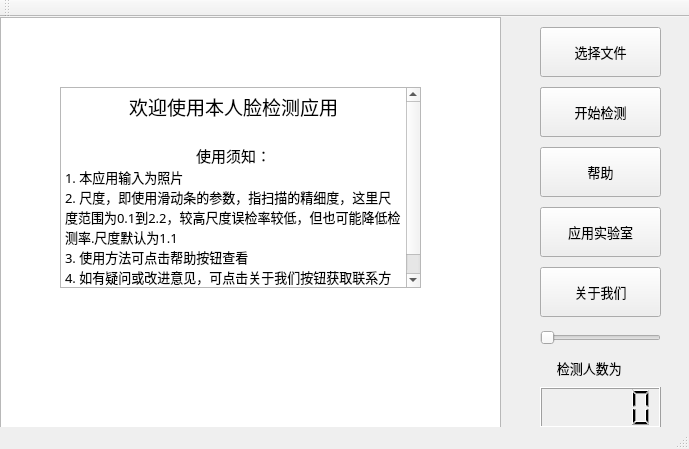
<?xml version="1.0" encoding="UTF-8"?>
<ui version="4.0">
 <class>MainWindow</class>
 <widget class="QMainWindow" name="MainWindow">
  <property name="geometry">
   <rect>
    <x>0</x>
    <y>0</y>
    <width>689</width>
    <height>449</height>
   </rect>
  </property>
  <property name="windowTitle">
   <string>人脸检测</string>
  </property>
  <widget class="QWidget" name="centralWidget">
   <widget class="QPushButton" name="choiceFile">
    <property name="geometry">
     <rect>
      <x>540</x>
      <y>10</y>
      <width>121</width>
      <height>50</height>
     </rect>
    </property>
    <property name="font">
     <font>
      <family>微软雅黑</family>
      <pointsize>10</pointsize>
     </font>
    </property>
    <property name="text">
     <string>选择文件</string>
    </property>
   </widget>
   <widget class="QWidget" name="gridLayoutWidget">
    <property name="geometry">
     <rect>
      <x>10</x>
      <y>0</y>
      <width>2</width>
      <height>2</height>
     </rect>
    </property>
    <layout class="QGridLayout" name="gridLayout"/>
   </widget>
   <widget class="QLCDNumber" name="countShow">
    <property name="geometry">
     <rect>
      <x>540</x>
      <y>370</y>
      <width>121</width>
      <height>41</height>
     </rect>
    </property>
   </widget>
   <widget class="QLabel" name="label">
    <property name="geometry">
     <rect>
      <x>540</x>
      <y>340</y>
      <width>121</width>
      <height>21</height>
     </rect>
    </property>
    <property name="font">
     <font>
      <family>微软雅黑</family>
      <pointsize>10</pointsize>
     </font>
    </property>
    <property name="text">
     <string>     检测人数为</string>
    </property>
   </widget>
   <widget class="Line" name="line">
    <property name="geometry">
     <rect>
      <x>390</x>
      <y>0</y>
      <width>20</width>
      <height>381</height>
     </rect>
    </property>
    <property name="orientation">
     <enum>Qt::Vertical</enum>
    </property>
   </widget>
   <widget class="QSlider" name="scale">
    <property name="geometry">
     <rect>
      <x>540</x>
      <y>310</y>
      <width>121</width>
      <height>22</height>
     </rect>
    </property>
    <property name="toolTip">
     <string>&lt;html&gt;&lt;head/&gt;&lt;body&gt;&lt;p&gt;选择尺度&lt;/p&gt;&lt;/body&gt;&lt;/html&gt;</string>
    </property>
    <property name="minimum">
     <number>1</number>
    </property>
    <property name="maximum">
     <number>2</number>
    </property>
    <property name="orientation">
     <enum>Qt::Horizontal</enum>
    </property>
   </widget>
   <widget class="QGraphicsView" name="imgShow">
    <property name="geometry">
     <rect>
      <x>0</x>
      <y>0</y>
      <width>501</width>
      <height>411</height>
     </rect>
    </property>
   </widget>
   <widget class="QPushButton" name="help">
    <property name="geometry">
     <rect>
      <x>540</x>
      <y>130</y>
      <width>121</width>
      <height>50</height>
     </rect>
    </property>
    <property name="font">
     <font>
      <family>微软雅黑</family>
      <pointsize>10</pointsize>
     </font>
    </property>
    <property name="text">
     <string>帮助</string>
    </property>
   </widget>
   <widget class="QPushButton" name="aboutus">
    <property name="geometry">
     <rect>
      <x>540</x>
      <y>250</y>
      <width>121</width>
      <height>50</height>
     </rect>
    </property>
    <property name="font">
     <font>
      <family>微软雅黑</family>
      <pointsize>10</pointsize>
     </font>
    </property>
    <property name="text">
     <string>关于我们</string>
    </property>
   </widget>
   <widget class="QLabel" name="waitbar">
    <property name="geometry">
     <rect>
      <x>220</x>
      <y>170</y>
      <width>90</width>
      <height>90</height>
     </rect>
    </property>
    <property name="text">
     <string/>
    </property>
   </widget>
   <widget class="QLabel" name="waittext">
    <property name="geometry">
     <rect>
      <x>170</x>
      <y>110</y>
      <width>151</width>
      <height>31</height>
     </rect>
    </property>
    <property name="text">
     <string> 正在检测中，请稍候......</string>
    </property>
   </widget>
   <widget class="QTextBrowser" name="textBrowser">
    <property name="geometry">
     <rect>
      <x>60</x>
      <y>70</y>
      <width>361</width>
      <height>201</height>
     </rect>
    </property>
    <property name="font">
     <font>
      <family>微软雅黑</family>
      <pointsize>10</pointsize>
     </font>
    </property>
    <property name="html">
     <string>&lt;!DOCTYPE HTML PUBLIC &quot;-//W3C//DTD HTML 4.0//EN&quot; &quot;http://www.w3.org/TR/REC-html40/strict.dtd&quot;&gt;
&lt;html&gt;&lt;head&gt;&lt;meta name=&quot;qrichtext&quot; content=&quot;1&quot; /&gt;&lt;style type=&quot;text/css&quot;&gt;
p, li { white-space: pre-wrap; }
&lt;/style&gt;&lt;/head&gt;&lt;body style=&quot; font-family:'微软雅黑'; font-size:10pt; font-weight:400; font-style:normal;&quot;&gt;
&lt;p align=&quot;center&quot; style=&quot; margin-top:0px; margin-bottom:0px; margin-left:0px; margin-right:0px; -qt-block-indent:0; text-indent:0px;&quot;&gt;&lt;span style=&quot; font-family:'SimSun'; font-size:14pt;&quot;&gt;欢迎使用本人脸检测应用&lt;/span&gt;&lt;/p&gt;
&lt;p align=&quot;center&quot; style=&quot;-qt-paragraph-type:empty; margin-top:0px; margin-bottom:0px; margin-left:0px; margin-right:0px; -qt-block-indent:0; text-indent:0px; font-family:'SimSun'; font-size:12pt;&quot;&gt;&lt;br /&gt;&lt;/p&gt;
&lt;p align=&quot;center&quot; style=&quot; margin-top:0px; margin-bottom:0px; margin-left:0px; margin-right:0px; -qt-block-indent:0; text-indent:0px;&quot;&gt;&lt;span style=&quot; font-family:'SimSun'; font-size:11pt;&quot;&gt;使用须知：&lt;/span&gt;&lt;/p&gt;
&lt;p style=&quot; margin-top:0px; margin-bottom:0px; margin-left:0px; margin-right:0px; -qt-block-indent:0; text-indent:0px;&quot;&gt;&lt;span style=&quot; font-family:'SimSun';&quot;&gt;1. 本应用输入为照片&lt;/span&gt;&lt;/p&gt;
&lt;p style=&quot; margin-top:0px; margin-bottom:0px; margin-left:0px; margin-right:0px; -qt-block-indent:0; text-indent:0px;&quot;&gt;&lt;span style=&quot; font-family:'SimSun';&quot;&gt;2. 尺度，即使用滑动条的参数，指扫描的精细度，这里尺度范围为0.1到2.2，较高尺度误检率较低，但也可能降低检测率.尺度默认为1.1&lt;/span&gt;&lt;/p&gt;
&lt;p style=&quot; margin-top:0px; margin-bottom:0px; margin-left:0px; margin-right:0px; -qt-block-indent:0; text-indent:0px;&quot;&gt;&lt;span style=&quot; font-family:'SimSun';&quot;&gt;3. 使用方法可点击帮助按钮查看&lt;/span&gt;&lt;/p&gt;
&lt;p style=&quot; margin-top:0px; margin-bottom:0px; margin-left:0px; margin-right:0px; -qt-block-indent:0; text-indent:0px;&quot;&gt;&lt;span style=&quot; font-family:'SimSun';&quot;&gt;4. 如有疑问或改进意见，可点击关于我们按钮获取联系方式&lt;/span&gt;&lt;/p&gt;&lt;/body&gt;&lt;/html&gt;</string>
    </property>
   </widget>
   <widget class="QPushButton" name="choiceFile_2">
    <property name="geometry">
     <rect>
      <x>540</x>
      <y>70</y>
      <width>121</width>
      <height>50</height>
     </rect>
    </property>
    <property name="font">
     <font>
      <family>微软雅黑</family>
      <pointsize>10</pointsize>
     </font>
    </property>
    <property name="text">
     <string>选择文件</string>
    </property>
   </widget>
   <widget class="QPushButton" name="start">
    <property name="geometry">
     <rect>
      <x>540</x>
      <y>70</y>
      <width>121</width>
      <height>50</height>
     </rect>
    </property>
    <property name="font">
     <font>
      <family>微软雅黑</family>
      <pointsize>10</pointsize>
     </font>
    </property>
    <property name="text">
     <string>开始检测</string>
    </property>
   </widget>
   <widget class="QLabel" name="successread">
    <property name="geometry">
     <rect>
      <x>510</x>
      <y>25</y>
      <width>20</width>
      <height>20</height>
     </rect>
    </property>
    <property name="text">
     <string/>
    </property>
   </widget>
   <widget class="QLabel" name="successdetect">
    <property name="geometry">
     <rect>
      <x>510</x>
      <y>95</y>
      <width>20</width>
      <height>20</height>
     </rect>
    </property>
    <property name="text">
     <string/>
    </property>
   </widget>
   <widget class="QLabel" name="valueScale">
    <property name="geometry">
     <rect>
      <x>661</x>
      <y>290</y>
      <width>20</width>
      <height>20</height>
     </rect>
    </property>
    <property name="text">
     <string/>
    </property>
   </widget>
   <widget class="QLabel" name="label_2">
    <property name="geometry">
     <rect>
      <x>260</x>
      <y>390</y>
      <width>241</width>
      <height>16</height>
     </rect>
    </property>
    <property name="text">
     <string/>
    </property>
   </widget>
   <widget class="QPushButton" name="lab">
    <property name="geometry">
     <rect>
      <x>540</x>
      <y>190</y>
      <width>121</width>
      <height>50</height>
     </rect>
    </property>
    <property name="font">
     <font>
      <family>微软雅黑</family>
      <pointsize>10</pointsize>
     </font>
    </property>
    <property name="text">
     <string>应用实验室</string>
    </property>
   </widget>
  </widget>
  <widget class="QToolBar" name="mainToolBar">
   <attribute name="toolBarArea">
    <enum>TopToolBarArea</enum>
   </attribute>
   <attribute name="toolBarBreak">
    <bool>false</bool>
   </attribute>
  </widget>
  <widget class="QStatusBar" name="statusBar"/>
 </widget>
 <layoutdefault spacing="6" margin="11"/>
 <resources/>
 <connections/>
</ui>
